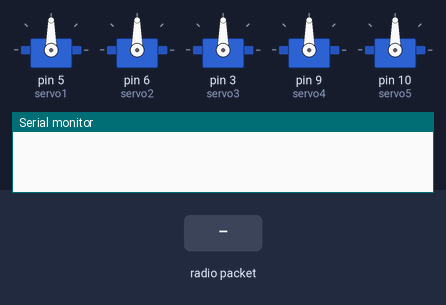
Bench run of a sketch on a simulated Arduino Uno, built with avr-gcc and run on an emulated ATmega328P. Shown: 5 × servo, the last lines printed to the serial monitor. The inputs (shaded band) are chosen by the test bench. No radio packets arrive unless stated.

Above: at 2.2 s.
2.3 s: radio packet "1" arrives
At 3.4 s:
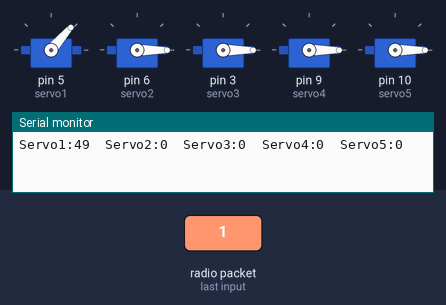
3.8 s: radio packet "0" arrives
At 4.5 s:
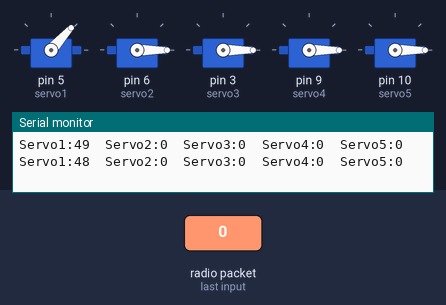
Timing chart, 0 to 6.8 s (numbered marks = the images above; inputs shaded):
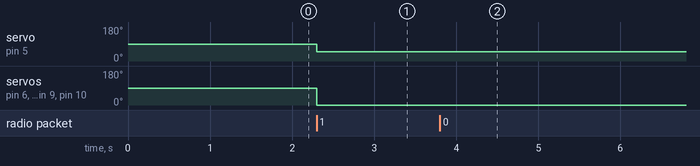

Measured:
- after the input at 2.3 s, servo on pin 5 (servo1): 90° → 49° at once; servo on pin 6 (servo2), servo on pin 3 (servo3), servo on pin 9 (servo4), servo on pin 10 (servo5): 90° → 0° at once
- after the input at 3.8 s, servo on pin 5 (servo1): 49° → 48° at once

The sketch:

Arm_RF_receive.ino
```cpp
#include <SPI.h>
#include "RF24.h"
#include<Servo.h>

Servo servo1,servo2,servo3,servo4,servo5;
RF24 myRadio (7, 8);

struct package
{
  int id1=0;
  int id2=1;
  int id3=1;
  int id4=1;
  int id5=1;
 // float temperature = 0.0;
  //char  text[100] ="empty";
};

byte addresses[][6] = {"0"};


typedef struct package Package;
Package data;
void setup()
{
  Serial.begin(115200);
  delay(1000);

  myRadio.begin();
  myRadio.setChannel(115);
  myRadio.setPALevel(RF24_PA_MAX);
  myRadio.setDataRate( RF24_250KBPS ) ;
  myRadio.openReadingPipe(1, addresses[0]);

  myRadio.startListening();
  servo1.attach(5);
  servo2.attach(6);
  servo3.attach(3);
  servo4.attach(9);
  servo5.attach(10);
}


void loop()
{


    while (myRadio.available())
    {
      myRadio.read( &data, sizeof(data) );
      Serial.print("\nServo1:");
      Serial.print(data.id1);
      Serial.print("\tServo2:");
      Serial.print(data.id2);
      Serial.print("\tServo3:");
      Serial.print(data.id3);
      Serial.print("\tServo4:");
      Serial.print(data.id4);
      Serial.print("\tServo5:");
      Serial.print(data.id5);

    servo1.write(data.id1);
     servo2.write(data.id2);
     servo3.write(data.id3);
     servo4.write(data.id4);
      servo5.write(data.id5);
    }
 }
```
